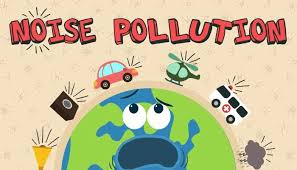
#> input picture noise pollution.jpg, 297 x 170 px
$ python rotated_image.py
#> lines starting #> are read from the running program, lines starting #| are printed output that depends on the picture
import cv2
import numpy as np
import matplotlib.pyplot as plt

image = cv2.imread('noise pollution.jpg')
#> image is the input picture: shape (170, 297, 3); mean B, G, R 154.9, 189.8, 198.7
image_rgb = cv2.cvtColor(image, cv2.COLOR_BGR2RGB)

# Rotate the image by 45 degrees around its center
(h, w) = image.shape[:2]
#> h = 170; w = 297
center = (w//2, h//2)
#> center = (148, 85)
M = cv2.getRotationMatrix2D(center, 45, 1.0)
rotated = cv2.warpAffine(image, M, (w, h))
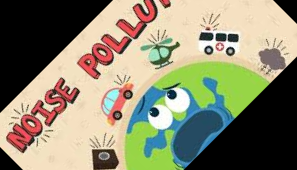
#> rotated: shape (170, 297, 3); mean B, G, R 110.8, 136, 139.3
rotated_rgb = cv2.cvtColor(rotated, cv2.COLOR_BGR2RGB)
plt.imshow(rotated_rgb)
plt.title('Rotated Image')
plt.show()

# Increase brightness by adding 50 to all pixel values
# Use cv2.add to avoid negative values or overflow
brightness_matrix = np.ones(image.shape, dtype='uint8') * 50
brightness = cv2.add(image, brightness_matrix)
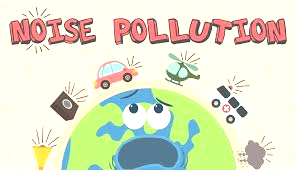
#> brightness: shape (170, 297, 3); mean B, G, R 203.7, 227.1, 224.5
brighter_rgb = cv2.cvtColor(brightness, cv2.COLOR_BGR2RGB)
plt.imshow(brighter_rgb)
plt.title('Brighter Image')
plt.show()
